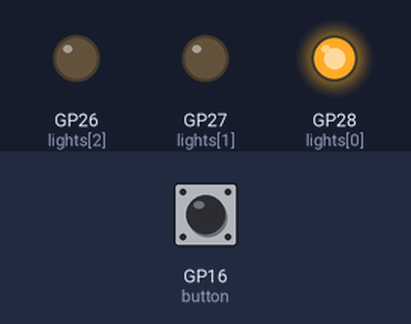
A program run on a simulated Raspberry Pi Pico running MicroPython. Shown: output pins drawn as LEDs (lit = HIGH). The inputs (shaded band) are chosen by the test bench; at power-on: GP16 (button) HIGH. The clock reads 2024-03-15 10:24:30 at power-on unless the program sets it.

Above: at 1.2 s.
1.3 s: GP16 (button) pulled LOW for 0.15 s
At 1.9 s:
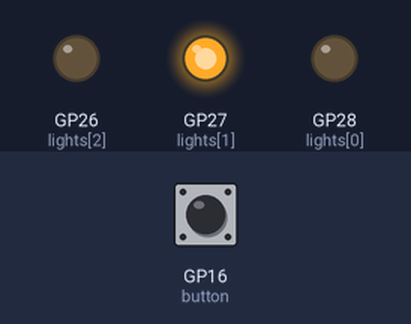
At 2.62 s:
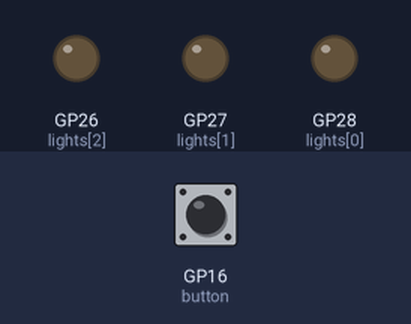
4.3 s: GP16 (button) pulled LOW for 1 s
At 12.8 s:
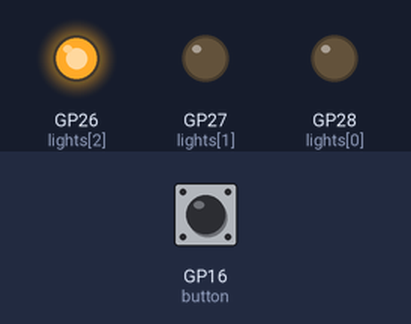
Timing chart, 0 to 14.3 s (numbered marks = the images above; inputs shaded):
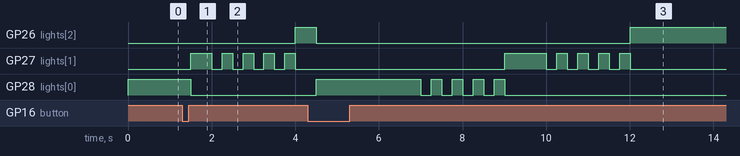

The program:

traffic_lights.py
```python
from picozero import LED, Button
from time import sleep, time

# 버튼과 신호등 초기화
button = Button(16) # GPIO 핀 16에 연결된 버튼을 설정

# 신호등 및 관련 타이밍 설정
lights = [ LED(28), LED(27), LED(26)] # 빨강, 노랑, 초록 순서의 신호등 리스트
durations = [5, 3, 10] # 각 신호등이 켜져 있을 시간 (초)

light_no = 0   # 현재 신호등 인덱스
signal_no = 0  # 신호 변경 카운터

# 신호를 변경하는 함수
def change_signal():
    global light_no, signal_no
    signal_no += 1  # 신호 변경 카운터 증가
    light_no += 1   # 다음 신호등으로 이동
pass

# 버튼이 눌렸을 때 change_signal 함수가 실행되도록 설정
button.when_pressed = change_signal

# 무한 루프 시작
while True:
   # 모든 신호등을 꺼둠
   for light in lights:
      light.off()
   pass

   # 신호등 인덱스가 리스트 범위를 넘지 않도록 조정
   light_no = light_no % len(lights)
   curr_signal_no = signal_no         # 현재 신호 번호 저장

   light = lights[light_no]           # 현재 켜야 할 신호등 선택
   duration = durations[light_no]     # 현재 신호등이 켜질 시간 설정

   start_time = time()  # 신호등 시작 시간을 기록
   elapsed = 0          # 경과 시간 초기화

   # 현재 신호가 유효하고, 경과 시간이 지정된 시간을 넘지 않을 때까지 신호등 깜빡임
   period = 0
   while curr_signal_no == signal_no and elapsed < duration:
      if duration - elapsed <= 2 :
         # 남은 시간이 2초 이내일 때 신호등 점멸
         period += 1
         if period%2 : light.off()
         else : light.on()
      else:
         light.on() # 신호등 켜기
      pass

      sleep(0.25)  # 짧은 지연 시간 설정
      elapsed = time() - start_time  # 경과 시간 업데이트
   pass

   # 신호 번호가 변경되지 않았으면 다음 신호등으로 이동
   if curr_signal_no == signal_no:
      light_no += 1
   pass
pass
```

Measured:
- after the input at 1.3 s, GP26 (lights[2]): LOW → HIGH after 2.7 s; GP27 (lights[1]): LOW → HIGH after 0.20 s, then repeats every 0.50 s: LOW 0.25 s, HIGH 0.25 s
- after the input at 4.3 s, GP27 (lights[1]): LOW → HIGH after 4.7 s, then repeats every 0.50 s: LOW 0.25 s, HIGH 0.25 s, until it stays LOW from 12.0 s
- by itself, GP28 (lights[0]): repeats every 0.50 s: LOW 0.25 s, HIGH 0.25 s, until it stays LOW from 9.0 s
